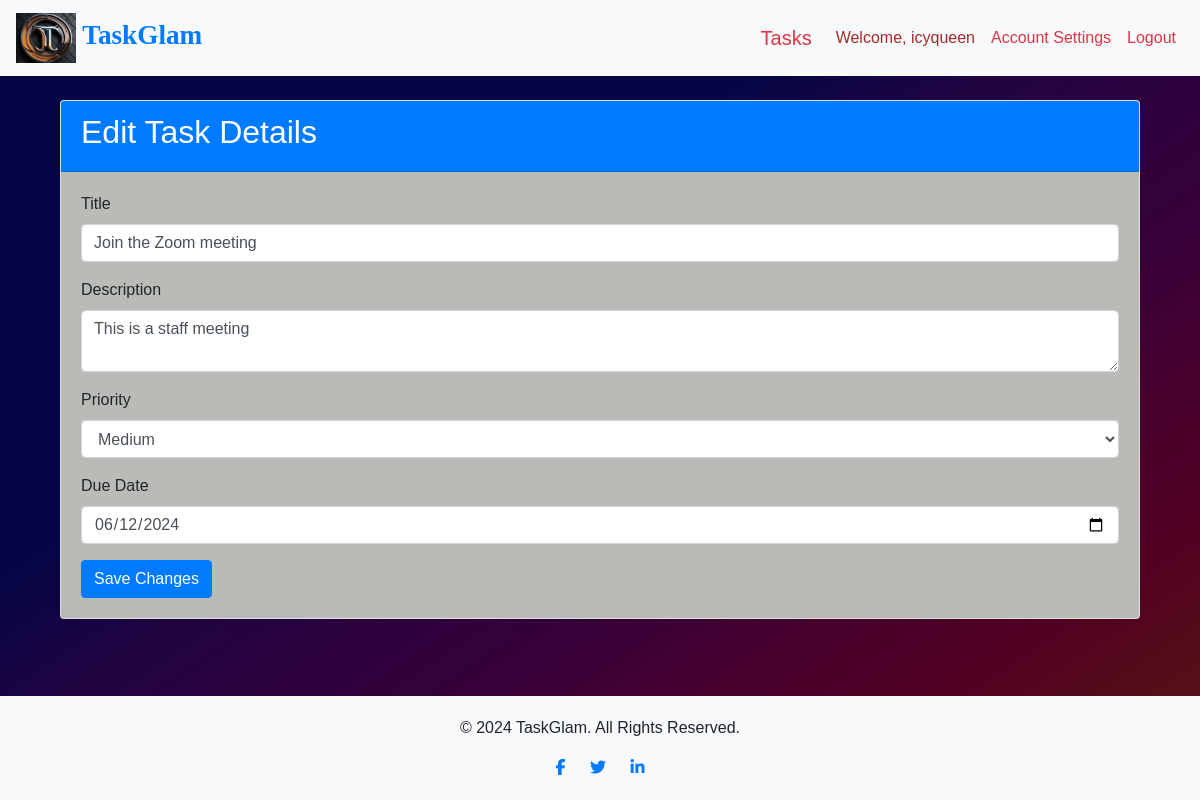
Screenshot of /tasks/4/edit (signed in) with the database file from the repository.
### task_manager/models.py (models this page shows, shortened)
class User(db.Model, UserMixin):
    id = db.Column(db.Integer, primary_key=True)
    username = db.Column(db.String(30), nullable=False, unique=True)
    email_address = db.Column(db.String(50), nullable=False, unique=True)
    password_hash = db.Column(db.String(60), nullable=False)
    tasks = db.relationship('Task', backref='owner', lazy=True)
    @property
    def password(self):
        """
            Dummy password property to handle password hashing.

            Returns:
                str: The password hash.
        """
        return self.password

class Task(db.Model):
    id = db.Column(db.Integer, primary_key=True)
    title = db.Column(db.String(100), nullable=False)
    description = db.Column(db.Text, nullable=False)
    priority = db.Column(db.String(50), nullable=True)
    created_at = db.Column(db.DateTime, default=datetime.utcnow)
    updated_at = db.Column(db.DateTime, onupdate=datetime.utcnow)
    due_date = db.Column(db.DateTime, nullable=True)
    completed = db.Column(db.Boolean, default=False)
    user_id = db.Column(db.Integer, db.ForeignKey('user.id'), nullable=False)

### task_manager/routes.py (the view)
@app.route('/tasks/<int:task_id>/edit', methods=['GET', 'POST'])
@login_required
def edit_task(task_id):
    task = Task.query.get_or_404(task_id)
    if task.user_id != current_user.id:
        flash("You don't have permission to edit this task.", 'danger')
        return redirect(url_for('tasks_page'))
    form = AddTaskForm()
    if form.validate_on_submit():
        task.title = form.title.data
        task.description = form.description.data
        task.priority = form.priority.data
        task.due_date = form.due_date.data
        db.session.commit()
        flash('Task updated successfully!', 'success')
        return redirect(url_for('tasks_page'))
    elif request.method == 'GET':
        form.title.data = task.title
        form.description.data = task.description
        form.priority.data = task.priority
        form.due_date.data = task.due_date
    return render_template('edit_task.html', form=form, task_id=task.id)

### task_manager/forms.py
class AddTaskForm(FlaskForm):
    title = StringField('Title', validators=[DataRequired()])
    description = TextAreaField('Description')
    priority = SelectField('Priority', choices=[('High', 'High'), ('Medium', 'Medium'), ('Low', 'Low')])
    due_date = DateField('Due Date', format='%Y-%m-%d', validators=[DataRequired()], default=datetime.utcnow)
    completed = BooleanField('Completed')
    submit = SubmitField('Add Task')

### task_manager/models.py (called while the page is built)
@login_manager.user_loader
def load_user(user_id):
    return User.query.get(int(user_id))

### task_manager/templates/edit_task.html (shortened to what this page needs)
{% extends 'base.html' %} {% block title %} Edit Task {% endblock %} {% block
content %}
<div class="container mt-4 mb-5">
  <div class="card shadow-sm">
    <div class="card-header bg-primary text-white">
      <h2>Edit Task Details</h2>
    </div>
    <div class="card-body" style="background-color: #B9BBB6">
      <form method="POST" action="{{ url_for('edit_task', task_id=task_id) }}">
        <div class="mb-3">
          {{ form.title.label(class="form-label") }} {{
          form.title(class="form-control") }}
        </div>
        <div class="mb-3">
          {{ form.description.label(class="form-label") }} {{
          form.description(class="form-control") }}
        </div>
        <div class="mb-3">
          {{ form.priority.label(class="form-label") }} {{
          form.priority(class="form-control") }}
        </div>
        <div class="mb-3">
          {{ form.due_date.label(class="form-label") }} {{
          form.due_date(class="form-control") }}
        </div>
        <button type="submit" class="btn btn-primary">Save Changes</button>
      </form>
    </div>
  </div>
</div>
{% endblock %}

### task_manager/templates/base.html (shortened to what this page needs)
<!doctype html>
<html lang="en">
   <head>
      <link
         rel="stylesheet"
         href="https://cdn.jsdelivr.net/npm/bootstrap@4.5.3/dist/css/bootstrap.min.css"
         />
      <link
         rel="stylesheet"
         href="https://cdnjs.cloudflare.com/ajax/libs/font-awesome/5.15.4/css/all.min.css"
         />
      <link
         rel="stylesheet"
         href="https://cdn.jsdelivr.net/npm/sweetalert2@11/dist/sweetalert2.min.css"
         />
   </head>
   <body class="d-flex flex-column min-vh-100">
      <header>
         <nav class="navbar navbar-expand-lg navbar-light">
            <a class="navbar-brand text-primary font-weight-bold" href="{{ url_for('home_page') }}" style="font-family: 'lora', serif; font-size: 1.7em;">
            <img
               src="{{ url_for('static', filename='images/TaskGlam-logo.png') }}"
               alt="TaskGlam Logo"
               class="img-fluid"
               width="60"
               height="50"
               />
            TaskGlam
            </a>
            <div class="collapse navbar-collapse" id="navbarNav">
               <ul class="navbar-nav ml-auto">
                  {% if current_user.is_authenticated %}
                  <li class="nav-item">
                     <a class="navbar-brand text-danger" href="{{ url_for('tasks_page') }}"
                        >Tasks</a
                        >
                  </li>
                  <li class="nav-item">
                     <a class="nav-link" style="color: brown;">Welcome, {{ current_user.username }}</a>
                  </li>
                  <li class="nav-item">
                     <a class="nav-link text-danger" href="{{ url_for('account_settings') }}"
                        >Account Settings</a
                        >
                  </li>
                  <li class="nav-item">
                     <a class="nav-link text-danger" href="{{ url_for('logout_page') }}">Logout</a>
                  </li>
               </ul>
               {% endif %}
            </div>
         </nav>
      </header>
      <main>
         <div class="container mt-4">
            {% block content %} {% endblock %}
         </div>
      </main>
      <footer class="text-center">
         <div class="container">
            <p>&copy; 2024 TaskGlam. All Rights Reserved.</p>
            <div class="social-icons">
               <a href="https://www.facebook.com/nnamani.odinaka" target="_blank"
                  ><i class="fab fa-facebook-f"></i
                  ></a>
               <a href="https://x.com/QOdinaka" target="_blank"
                  ><i class="fab fa-twitter"></i
                  ></a>
               <a
                  href="https://www.linkedin.com/in/queendarlin-nnamani"
                  target="_blank"
                  ><i class="fab fa-linkedin-in"></i
                  ></a>
            </div>
         </div>
      </footer>
   </body>
</html>

### task_manager/templates/base.html (style rules this page uses)
body { background-image: linear-gradient(to right bottom, #060646, #060646, #060646, #060646, #060646, #1f0442, #2d023e, #370039, #47002e, #510023, #560d19, #571c10); font-family: Sans-Serif, proxima Nova; }
header { background-color: #f8f9fa; }
footer { margin-top: auto; background-color: #f8f9fa; padding: 20px 0; }
.social-icons a { margin: 0 10px; }

### rows the page displays
User: username "icyqueen"
Task: title "Join the Zoom meeting", description "This is a staff meeting", priority "Medium", due_date "06/12/2024"
